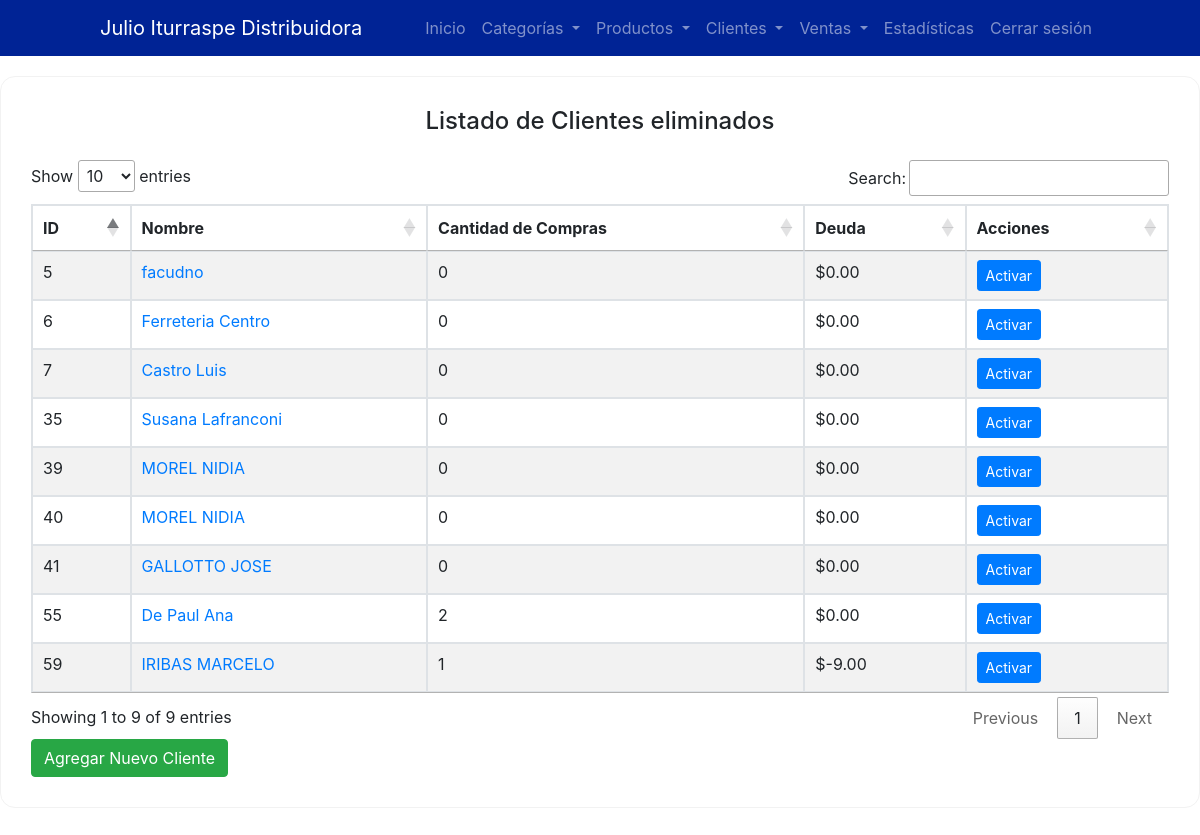
Page /frontend/pages/clientListHide.php (signed in) on the committed database.
### tables this page shows
CREATE TABLE `clients` (
  `id` int(11) NOT NULL,
  `name` varchar(100) NOT NULL,
  `phone` varchar(20) DEFAULT NULL,
  `email` varchar(100) DEFAULT NULL,
  `cuit` varchar(20) DEFAULT NULL,
  `address` text,
  `is_active` tinyint(1) DEFAULT '1'
);

### backend/controllers/clientController.php (called while the page is built, shortened)
<?php
require_once __DIR__ . '/../config/database.php';
class ClientController {
    private $conn;
    public function __construct() {
        $database = new Database();
        $this->conn = $database->getConnection();
    }
    public function getClientsWithDebtHide() {
        $query = "
            SELECT c.id, c.name, COUNT(s.id) AS purchase_count, COALESCE(SUM(s.total - s.amount_paid), 0) AS debt
            FROM clients c
            LEFT JOIN sales s ON c.id = s.client_id
            WHERE c.is_active = 0  -- Solo clientes inactivos
            GROUP BY c.id, c.name
        ";
        $stmt = $this->conn->prepare($query);
        $stmt->execute();
        return $stmt->fetchAll(PDO::FETCH_ASSOC);
    }
}

### backend/config/database.php (called while the page is built, shortened)
<?php
class Database {
    private $host = "db";
    private $db_name = "distji_s";
    private $username = "distji_s";
    private $password = "J*OqzaQ4fW";
    public function getConnection() {
        $this->conn = null;
        try {
            $this->conn = new PDO("mysql:host=" . $this->host . ";dbname=" . $this->db_name, $this->username, $this->password);
            $this->conn->setAttribute(PDO::ATTR_ERRMODE, PDO::ERRMODE_EXCEPTION);
        } catch(PDOException $exception) {
            echo "Error de conexión: " . $exception->getMessage();
        }
        return $this->conn;
    }
}

### frontend/pages/clientListHide.php (the view, shortened to what this page needs)
<?php
require_once '../../backend/controllers/clientController.php';
$clientController = new ClientController();
$clients = $clientController->getClientsWithDebtHide();
?>
<!DOCTYPE html>
<html lang="es">
<head>
    <link href="https://stackpath.bootstrapcdn.com/bootstrap/4.5.2/css/bootstrap.min.css" rel="stylesheet">
    <link rel="stylesheet" type="text/css" href="https://cdn.datatables.net/1.11.5/css/jquery.dataTables.min.css">
    <link rel="stylesheet" href="style.css">
</head>
</head>
<body>
    <?php include_once '../components/navbar.php'; ?>
    <div class="rounded-container-table ">
        <h4 class="text-center mb-4">Listado de Clientes eliminados</h4>
        <table class="table table-bordered table-striped mt-3" id="clientTable">
            <thead>
                <tr>
                    <th>ID</th>
                    <th>Nombre</th>
                    <th>Cantidad de Compras</th>
                    <th>Deuda</th>
                    <th>Acciones</th>
                </tr>
            </thead>
            <tbody>
                <?php foreach ($clients as $client): ?>
                    <tr>
                        <td><?php echo $client['id']; ?></td>
                        <td>
                            <a href="clientSales.php?client_id=<?php echo $client['id']; ?>">
                                <?php echo $client['name']; ?>
                            </a>
                        </td>
                        <td><?php echo $client['purchase_count']; ?></td>
                        <td>$<?php echo number_format($client['debt'], 2); ?></td>
                        <td>
                            <a href="../../backend/controllers/activeClientHandler.php?id=<?php echo $client['id']; ?>" class="btn btn-primary btn-sm" onclick="return confirm('¿Estás seguro de Activar este cliente?')">Activar</a>
                        </td>
                    </tr>
                <?php endforeach; ?>
            </tbody>
        </table>
        <a href="addClient.php" class="btn btn-success">Agregar Nuevo Cliente</a>
    </div>
</body>
</html>

### frontend/pages/style.css (style rules this page uses)
.rounded-container-table { background-color: #fff; border-radius: 15px; border: 1px solid #F2F2F2; max-width: 1300px; margin: 20px auto 40px auto; padding: 30px; }

### rows in the picture
clients: id "5", name "facudno", purchase_count "0", debt "0.00"
clients: id "6", name "Ferreteria Centro", purchase_count "0", debt "0.00"
clients: id "7", name "Castro Luis", purchase_count "0", debt "0.00"
clients: id "35", name "Susana Lafranconi", purchase_count "0", debt "0.00"
clients: id "39", name "MOREL NIDIA", purchase_count "0", debt "0.00"
clients: id "40", name "MOREL NIDIA", purchase_count "0", debt "0.00"
clients: id "41", name "GALLOTTO JOSE", purchase_count "0", debt "0.00"
clients: id "55", name "De Paul Ana", purchase_count "2", debt "0.00"
clients: id "59", name "IRIBAS MARCELO", purchase_count "1", debt "-9.00"
